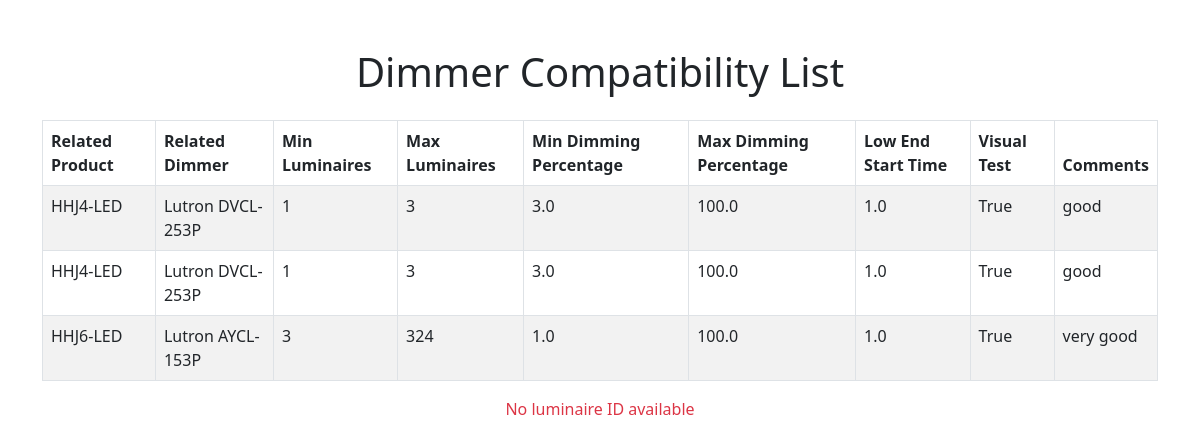
Page /compatibility_list/ on the committed database.
### dimmer_matching/models.py (models this page shows, shortened)
class DimmerCompatibility(models.Model):
    luminaire = models.ForeignKey(Luminaire, on_delete=models.CASCADE)
    dimmer = models.ForeignKey(Dimmer, on_delete=models.CASCADE)
    min_luminaires = models.IntegerField()
    max_luminaires = models.IntegerField()
    min_dimming_percentage = models.FloatField()
    max_dimming_percentage = models.FloatField()
    low_end_start_time = models.FloatField()
    visual_test = models.BooleanField()
    comments = models.TextField(blank=True, null=True)

class Luminaire(models.Model):
    STATUS_CHOICES = [
        ('Not Tested', 'Not Tested'),
        ('Tested', 'Tested')
    ]
    creation_date = models.DateTimeField(auto_now_add=True)
    product_name = models.CharField(max_length=255)
    max_power = models.FloatField()  # Added max_power field to store the maximum power (in watts)
    dimming_protocol = models.CharField(max_length=100, choices=[
        ('ELV', 'ELV'),
        ('Triac', 'Triac'),
        ('0-10V', '0-10V')
    ])
    manufacturer_url = models.URLField(blank=True, null=True)
    status = models.CharField(max_length=20, choices=STATUS_CHOICES, default='Not Tested')  # Add status field

class Dimmer(models.Model):
    dim_number = models.IntegerField(blank=True, null=True)
    brand = models.CharField(max_length=255)
    series = models.CharField(max_length=255)
    model = models.CharField(max_length=255)
    dimming_protocol = models.CharField(max_length=200, choices=[
        ('ELV', 'ELV'),
        ('Triac', 'Triac'),
        ('0-10V', '0-10V')
    ])
    manufacturer_url = models.URLField(blank=True, null=True)
    max_power = models.IntegerField(blank=True, null=True)

### dimmer_matching/views.py (the view)
# urls.py: path('compatibility_list/', views.compatibility_list, name='compatibility_list'),
def compatibility_list(request):
    compatibilities = DimmerCompatibility.objects.all()
    return render(request, 'compatibility_list.html', {'compatibilities': compatibilities})

### dimmer_matching/templates/compatibility_list.html (shortened to what this page needs)
<!DOCTYPE html>
<html lang="en">
<head>
    <link href="https://cdn.jsdelivr.net/npm/bootstrap@5.3.0-alpha1/dist/css/bootstrap.min.css" rel="stylesheet">
</head>
<body>
    <div class="container mt-5">
        <h1 class="text-center mb-4">Dimmer Compatibility List</h1>
        <table class="table table-striped table-bordered">
            <thead class="thead-dark">
                <tr>
                    <th>Related Product</th>
                    <th>Related Dimmer</th>
                    <th>Min Luminaires</th>
                    <th>Max Luminaires</th>
                    <th>Min Dimming Percentage</th>
                    <th>Max Dimming Percentage</th>
                    <th>Low End Start Time</th>
                    <th>Visual Test</th>
                    <th>Comments</th>
                </tr>
            </thead>
            <tbody>
                {% for compatibility in compatibilities %}
                    <tr>
                        <td>{{ compatibility.luminaire.product_name }}</td>
                        <td>{{ compatibility.dimmer.brand }} {{ compatibility.dimmer.model }}</td>
                        <td>{{ compatibility.min_luminaires }}</td>
                        <td>{{ compatibility.max_luminaires }}</td>
                        <td>{{ compatibility.min_dimming_percentage }}</td>
                        <td>{{ compatibility.max_dimming_percentage }}</td>
                        <td>{{ compatibility.low_end_start_time }}</td>
                        <td>{{ compatibility.visual_test }}</td>
                        <td>{{ compatibility.comments }}</td>
                    </tr>
                {% endfor %}
            </tbody>
        </table>
        <div class="text-center mt-3">
            {% if luminaire_id %}
                <a href="{% url 'add_compatibility' luminaire_id=luminaire_id %}" class="btn btn-primary">Add Compatibility</a>
            {% else %}
                <p class="text-danger">No luminaire ID available</p>
            {% endif %}
        </div>
    </div>
</body>
</html>

### rows in the picture
DimmerCompatibility: luminaire.product_name "HHJ4-LED", dimmer.brand "Lutron", dimmer.model "DVCL-253P", min_luminaires "1", max_luminaires "3", min_dimming_percentage "3.0", max_dimming_percentage "100.0", low_end_start_time "1.0", visual_test "True", comments "good"
DimmerCompatibility: luminaire.product_name "HHJ4-LED", dimmer.brand "Lutron", dimmer.model "DVCL-253P", min_luminaires "1", max_luminaires "3", min_dimming_percentage "3.0", max_dimming_percentage "100.0", low_end_start_time "1.0", visual_test "True", comments "good"
DimmerCompatibility: luminaire.product_name "HHJ6-LED", dimmer.brand "Lutron", dimmer.model "AYCL-153P", min_luminaires "3", max_luminaires "324", min_dimming_percentage "1.0", max_dimming_percentage "100.0", low_end_start_time "1.0", visual_test "True", comments "very good"
